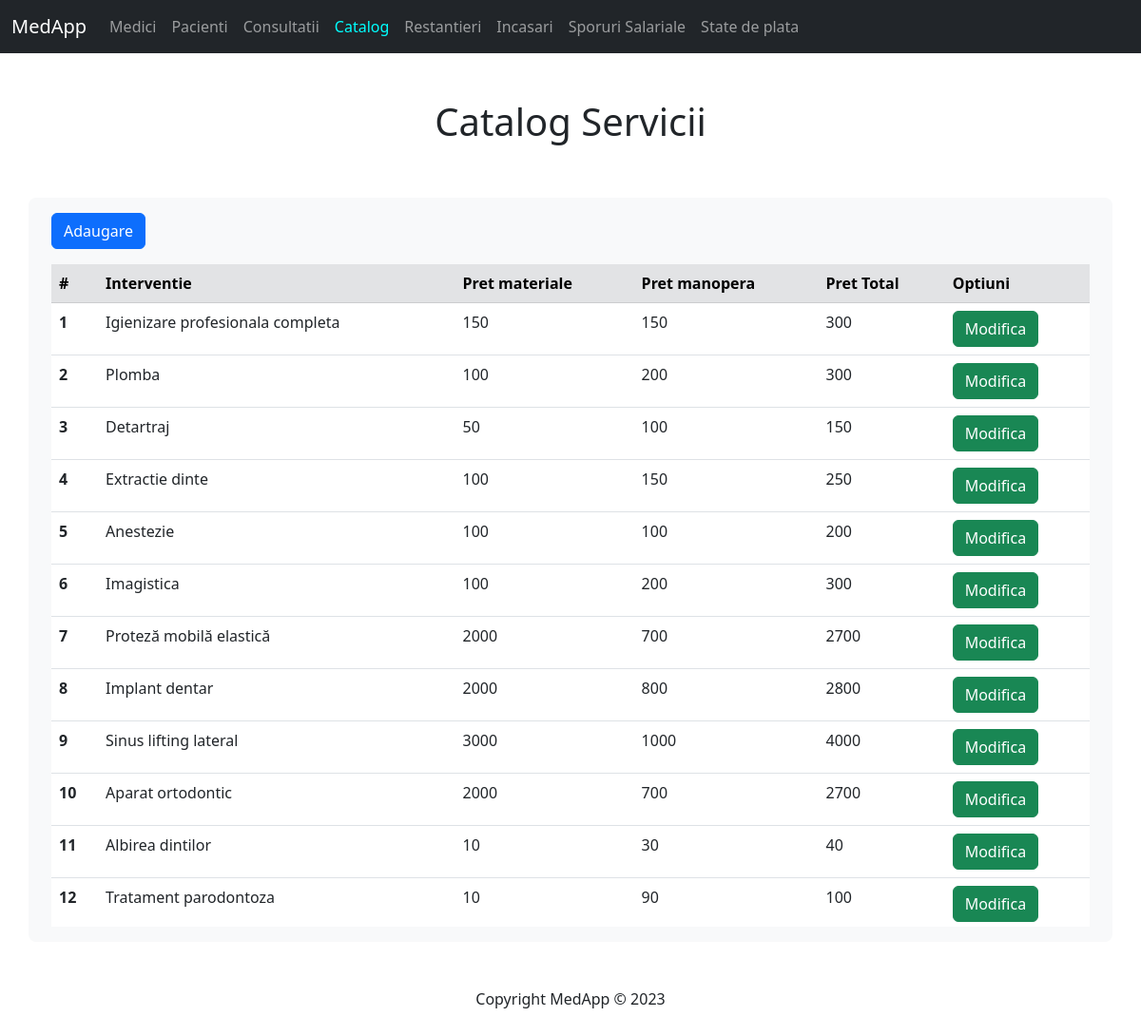
The app's page /display/catalog.php with its own data.
### tables this page shows
CREATE TABLE catalog (
    id INT PRIMARY KEY AUTO_INCREMENT,
    nume_interventie VARCHAR(100),
    cost_materiale INT,
    pret_manopera INT,
    pret_total INT
);

### php/catalog_code.php (called while the page is built, shortened)
<?php
include($_SERVER['DOCUMENT_ROOT'] . '/medapp/inc/db.php');
$select = "SELECT * FROM catalog";
$rezultatSelect = mysqli_query($conn, $select);
?>

### display/catalog.php (the view)
<?php
    include($_SERVER['DOCUMENT_ROOT'] . '/medapp/inc/header.php');
    include($_SERVER['DOCUMENT_ROOT'] . '/medapp/php/catalog_code.php');
?>
<a href="../forms/catalog_form.php" class="text-light">
    <button class="btn btn-primary">Adaugare</button>
</a>
<div class="tableFixed mt-3">
    <table class="table table-hover" >
        <thead class="table-secondary">
            <tr>
                <th scope="col">#</th>
                <th scope="col">Interventie</th>
                <th scope="col">Pret materiale</th>
                <th scope="col">Pret manopera</th>
                <th scope="col">Pret Total</th>
                <th scope="col">Optiuni</th>
            </tr>
        </thead>
        <tbody>
            <?php
                if($rezultatSelect) {
                    while($rand = mysqli_fetch_assoc($rezultatSelect)) {
                        $id = $rand['id'];
                        $nume = $rand['nume_interventie'];
                        $pretMat = $rand['cost_materiale'];
                        $pretMan = $rand['pret_manopera'];
                        $pretTot = $rand['pret_total'];
                        echo "<tr>
                                <th scope='row'>$id</th>
                                <td>$nume</td>
                                <td>$pretMat</td>
                                <td>$pretMan</td>
                                <td>$pretTot</td>
                                <td>
                                    <a href='../forms/catalog_form.php?id=$id'>
                                        <button class='btn btn-success'>Modifica</button>
                                    </a>
                                </td>
                            </tr>"
                        ;
                    }
                }
            ?>
        </tbody>
    </table>
</div>
<?php include($_SERVER['DOCUMENT_ROOT'] . '/medapp/inc/footer.php'); ?>

### inc/styles.css (style rules this page uses)
.tableFixed { overflow: auto; height: 50vh; }
.tableFixed thead th { position: sticky; top: 0; }

### records on screen
catalog: id "1", nume_interventie "Igienizare profesionala completa", cost_materiale "150", pret_manopera "150", pret_total "300"
catalog: id "2", nume_interventie "Plomba", cost_materiale "100", pret_manopera "200", pret_total "300"
catalog: id "3", nume_interventie "Detartraj", cost_materiale "50", pret_manopera "100", pret_total "150"
catalog: id "4", nume_interventie "Extractie dinte", cost_materiale "100", pret_manopera "150", pret_total "250"
catalog: id "5", nume_interventie "Anestezie", cost_materiale "100", pret_manopera "100", pret_total "200"
catalog: id "6", nume_interventie "Imagistica", cost_materiale "100", pret_manopera "200", pret_total "300"
catalog: id "7", nume_interventie "Proteză mobilă elastică", cost_materiale "2000", pret_manopera "700", pret_total "2700"
catalog: id "8", nume_interventie "Implant dentar", cost_materiale "2000", pret_manopera "800", pret_total "2800"
catalog: id "9", nume_interventie "Sinus lifting lateral", cost_materiale "3000", pret_manopera "1000", pret_total "4000"
catalog: id "10", nume_interventie "Aparat ortodontic", cost_materiale "2000", pret_manopera "700", pret_total "2700"
catalog: id "11", nume_interventie "Albirea dintilor", cost_materiale "10", pret_manopera "30", pret_total "40"
catalog: id "12", nume_interventie "Tratament parodontoza", cost_materiale "10", pret_manopera "90", pret_total "100"
